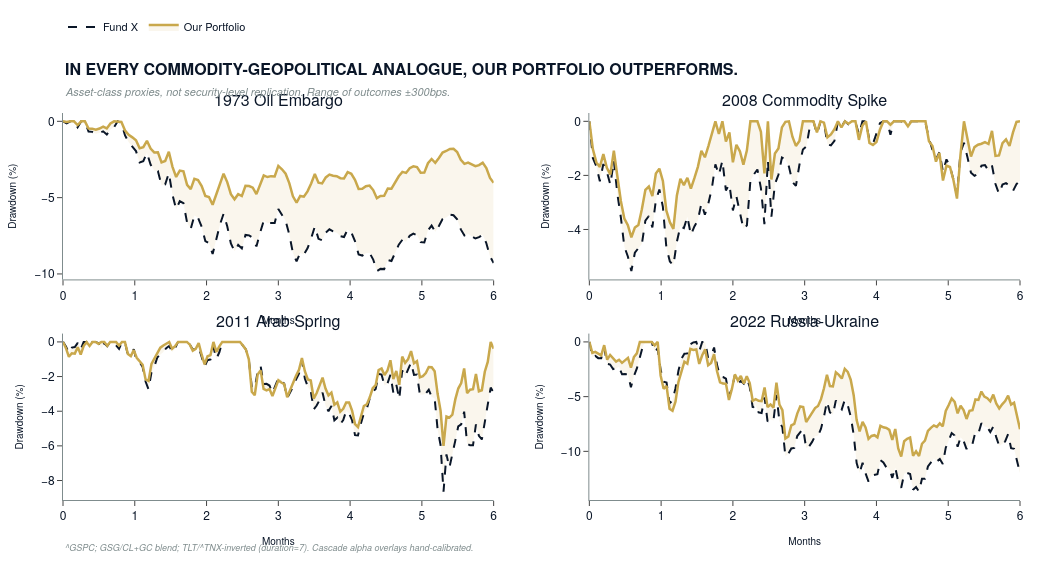

Here is the notebook cell this chart was saved with:
### Code cell
def build_hero3(nav_series, stress_df):
    valid = [(name, d) for name, d in nav_series.items()
             if len(d["fundx"]) > 5 and len(d["ours"]) > 5]
    n = len(valid)
    cols = 2
    rows = (n + 1) // 2

    titles = [name for name, _ in valid]
    fig = make_subplots(rows=rows, cols=cols, subplot_titles=titles,
                        vertical_spacing=0.14, horizontal_spacing=0.10)

    for idx, (name, d) in enumerate(valid):
        row, col = divmod(idx, cols)
        row += 1; col += 1

        # Compute drawdowns
        def _dd(nav):
            r = nav.pct_change().dropna()
            cum = (1 + r).cumprod()
            return (cum / cum.cummax() - 1) * 100

        dd_fx  = _dd(d["fundx"])
        dd_our = _dd(d["ours"])
        t_axis = np.linspace(0, 6, len(dd_fx))

        fig.add_trace(go.Scatter(
            x=t_axis, y=dd_fx.values,
            name="Fund X" if idx == 0 else None,
            showlegend=(idx == 0),
            line=dict(color=NAVY, width=2, dash="dash"),
            legendgroup="fundx",
        ), row=row, col=col)

        fig.add_trace(go.Scatter(
            x=t_axis, y=dd_our.values,
            name="Our Portfolio" if idx == 0 else None,
            showlegend=(idx == 0),
            line=dict(color=GOLD, width=2.5),
            legendgroup="ours",
            fill="tonexty",
            fillcolor="rgba(201,168,76,0.10)",
        ), row=row, col=col)

    fig.update_layout(
        width=1050, height=580,
        plot_bgcolor="white", paper_bgcolor="white",
        margin=dict(l=55, r=30, t=110, b=80),
        font=dict(family="Helvetica Neue, Arial, sans-serif", color=NAVY),
        legend=dict(orientation="h", x=0.0, y=1.26,
                    bgcolor="rgba(0,0,0,0)", font=dict(size=11, color=NAVY)),
    )
    for ax in fig.select_xaxes():
        ax.update(showgrid=False, linecolor=GREY, ticks="outside",
                  title_text="Months", title_font_size=10)
    for ax in fig.select_yaxes():
        ax.update(showgrid=False, linecolor=GREY, ticks="outside",
                  title_text="Drawdown (%)", title_font_size=10)

    fig.add_annotation(
        text="<b>IN EVERY COMMODITY-GEOPOLITICAL ANALOGUE, OUR PORTFOLIO OUTPERFORMS.</b>",
        xref="paper", yref="paper", x=0.0, y=1.15,
        xanchor="left", yanchor="top", showarrow=False,
        font=dict(size=16, color=NAVY, family="Helvetica Neue, Arial, sans-serif"))
    fig.add_annotation(
        text="<i>Asset-class proxies, not security-level replication. Range of outcomes ±300bps.</i>",
        xref="paper", yref="paper", x=0.0, y=1.08,
        xanchor="left", yanchor="top", showarrow=False,
        font=dict(size=11, color=GREY, family="Helvetica Neue, Arial, sans-serif"))
    fig.add_annotation(
        text="<i>^GSPC; GSG/CL+GC blend; TLT/^TNX-inverted (duration=7). Cascade alpha overlays hand-calibrated.</i>",
        xref="paper", yref="paper", x=0.0, y=-0.10,
        xanchor="left", yanchor="top", showarrow=False,
        font=dict(size=9, color=GREY, family="Helvetica Neue, Arial, sans-serif"))

    export_chart(fig, "hero_3_backtest")

    # ── Summary table chart ────────────────────────────────────────────────────
    tbl = go.Figure(go.Table(
        header=dict(
            values=["<b>Period</b>", "<b>Fund X 6M</b>",
                    "<b>Our Portfolio 6M</b>", "<b>Delta (bps)</b>",
                    "<b>Fund X MDD</b>", "<b>Our MDD</b>",
                    "<b>Fund X Sharpe</b>", "<b>Our Sharpe</b>"],
            fill_color=NAVY,
            font=dict(color="white", size=11, family="Helvetica Neue, Arial, sans-serif"),
            align="left", height=30,
        ),
        cells=dict(
            values=[stress_df[c] for c in stress_df.columns],
            fill_color=[["white", "#F7F8FA"] * (len(stress_df) // 2 + 1)],
            font=dict(color=NAVY, size=11, family="Helvetica Neue, Arial, sans-serif"),
            align=["left"] + ["center"] * (len(stress_df.columns) - 1),
            height=28,
        )
    ))
    tbl.update_layout(
        width=1050, height=280,
        margin=dict(l=10, r=10, t=10, b=10),
        paper_bgcolor="white",
    )
    export_chart(tbl, "hero_3_stress_table")
    return fig

fig_hero3 = build_hero3(nav_series, stress_df)
fig_hero3.show()

### Figure 1 — Plotly figure (JSON) as saved in the notebook; plotly's stock layout.template omitted (floating-point values rounded to 4 significant figures; data arrays with more than 128 entries replaced by an {"elided": "..."} marker saying what was removed)
{"data": [{"legendgroup": "fundx", "line": {"color": "#0A1628", "dash": "dash", "width": 2}, "name": "Fund X", "showlegend": true, "type": "scatter", "x": [0.0, 0.05085, 0.1017, 0.1525, 0.2034, 0.2542, 0.3051, 0.3559, 0.4068, 0.4576, 0.5085, 0.5593, 0.6102, 0.661, 0.7119, 0.7627, 0.8136, 0.8644, 0.9153, 0.9661, 1.017, 1.068, 1.119, 1.169, 1.22, 1.271, 1.322, 1.373, 1.424, 1.475, 1.525, 1.576, 1.627, 1.678, 1.729, 1.78, 1.831, 1.881, 1.932, 1.983, 2.034, 2.085, 2.136, 2.186, 2.237, 2.288, 2.339, 2.39, 2.441, 2.492, 2.542, 2.593, 2.644, 2.695, 2.746, 2.797, 2.847, 2.898, 2.949, 3.0, 3.051, 3.102, 3.153, 3.203, 3.254, 3.305, 3.356, 3.407, 3.458, 3.508, 3.559, 3.61, 3.661, 3.712, 3.763, 3.814, 3.864, 3.915, 3.966, 4.017, 4.068, 4.119, 4.169, 4.22, 4.271, 4.322, 4.373, 4.424, 4.475, 4.525, 4.576, 4.627, 4.678, 4.729, 4.78, 4.831, 4.881, 4.932, 4.983, 5.034, 5.085, 5.136, 5.186, 5.237, 5.288, 5.339, 5.39, 5.441, 5.492, 5.542, 5.593, 5.644, 5.695, 5.746, 5.797, 5.847, 5.898, 5.949, 6.0], "xaxis": "x", "y": [0.0, -0.128, 0.0, 0.0, -0.3935, 0.0, 0.0, -0.6709, -0.6911, -0.8114, -0.7725, -0.6567, -0.8694, -0.5299, -0.3839, 0.0, -0.1041, -0.9274, -1.377, -1.648, -1.95, -2.693, -2.608, -2.077, -2.834, -3.223, -3.26, -4.186, -4.133, -3.393, -4.807, -5.755, -5.236, -5.36, -6.633, -7.052, -6.17, -6.324, -6.914, -7.845, -7.986, -8.696, -7.736, -6.77, -6.055, -6.878, -7.995, -8.512, -8.101, -8.324, -7.445, -7.472, -7.636, -8.197, -7.306, -6.505, -6.658, -6.633, -6.657, -5.739, -6.105, -6.522, -7.404, -8.625, -9.174, -8.62, -8.728, -8.321, -7.669, -6.891, -7.698, -7.791, -7.292, -7.077, -7.211, -7.297, -7.52, -7.577, -7.082, -7.283, -7.848, -8.725, -8.795, -8.636, -8.618, -9.057, -9.812, -9.668, -9.681, -9.084, -9.152, -8.617, -8.083, -7.755, -7.897, -7.5, -7.36, -7.462, -7.918, -7.938, -7.149, -6.83, -7.239, -6.859, -6.402, -6.301, -6.115, -6.156, -6.425, -7.083, -7.474, -7.381, -7.545, -7.678, -7.59, -7.43, -7.985, -8.846, -9.286], "yaxis": "y"}, {"fill": "tonexty", "fillcolor": "rgba(201,168,76,0.10)", "legendgroup": "ours", "line": {"color": "#C9A84C", "width": 2.5}, "name": "Our Portfolio", "showlegend": true, "type": "scatter", "x": [0.0, 0.05085, 0.1017, 0.1525, 0.2034, 0.2542, 0.3051, 0.3559, 0.4068, 0.4576, 0.5085, 0.5593, 0.6102, 0.661, 0.7119, 0.7627, 0.8136, 0.8644, 0.9153, 0.9661, 1.017, 1.068, 1.119, 1.169, 1.22, 1.271, 1.322, 1.373, 1.424, 1.475, 1.525, 1.576, 1.627, 1.678, 1.729, 1.78, 1.831, 1.881, 1.932, 1.983, 2.034, 2.085, 2.136, 2.186, 2.237, 2.288, 2.339, 2.39, 2.441, 2.492, 2.542, 2.593, 2.644, 2.695, 2.746, 2.797, 2.847, 2.898, 2.949, 3.0, 3.051, 3.102, 3.153, 3.203, 3.254, 3.305, 3.356, 3.407, 3.458, 3.508, 3.559, 3.61, 3.661, 3.712, 3.763, 3.814, 3.864, 3.915, 3.966, 4.017, 4.068, 4.119, 4.169, 4.22, 4.271, 4.322, 4.373, 4.424, 4.475, 4.525, 4.576, 4.627, 4.678, 4.729, 4.78, 4.831, 4.881, 4.932, 4.983, 5.034, 5.085, 5.136, 5.186, 5.237, 5.288, 5.339, 5.39, 5.441, 5.492, 5.542, 5.593, 5.644, 5.695, 5.746, 5.797, 5.847, 5.898, 5.949, 6.0], "xaxis": "x", "y": [0.0, -0.04123, 0.0, 0.0, -0.2421, 0.0, 0.0, -0.469, -0.4831, -0.5447, -0.4739, -0.3472, -0.4676, -0.1446, 0.0, 0.0, -0.04119, -0.6042, -0.8879, -1.051, -1.245, -1.767, -1.689, -1.278, -1.786, -2.036, -2.029, -2.695, -2.598, -1.992, -2.98, -3.646, -3.227, -3.276, -4.163, -4.445, -3.768, -3.848, -4.238, -4.886, -4.956, -5.469, -4.76, -4.012, -3.431, -3.983, -4.77, -5.108, -4.774, -4.897, -4.228, -4.241, -4.346, -4.769, -4.125, -3.546, -3.651, -3.592, -3.611, -2.919, -3.139, -3.43, -4.048, -4.915, -5.321, -4.889, -4.937, -4.588, -4.075, -3.451, -4.023, -4.068, -3.675, -3.492, -3.567, -3.598, -3.723, -3.741, -3.334, -3.442, -3.828, -4.43, -4.424, -4.257, -4.211, -4.505, -5.034, -4.895, -4.873, -4.397, -4.416, -4.011, -3.6, -3.315, -3.38, -3.068, -2.949, -3.001, -3.368, -3.36, -2.747, -2.468, -2.716, -2.4, -2.043, -1.943, -1.806, -1.803, -2.014, -2.516, -2.785, -2.708, -2.824, -2.933, -2.869, -2.708, -3.068, -3.706, -4.03], "yaxis": "y"}, {"legendgroup": "fundx", "line": {"color": "#0A1628", "dash": "dash", "width": 2}, "showlegend": false, "type": "scatter", "x": [0.0, 0.04878, 0.09756, 0.1463, 0.1951, 0.2439, 0.2927, 0.3415, 0.3902, 0.439, 0.4878, 0.5366, 0.5854, 0.6341, 0.6829, 0.7317, 0.7805, 0.8293, 0.878, 0.9268, 0.9756, 1.024, 1.073, 1.122, 1.171, 1.22, 1.268, 1.317, 1.366, 1.415, 1.463, 1.512, 1.561, 1.61, 1.659, 1.707, 1.756, 1.805, 1.854, 1.902, 1.951, 2.0, 2.049, 2.098, 2.146, 2.195, 2.244, 2.293, 2.341, 2.39, 2.439, 2.488, 2.537, 2.585, 2.634, 2.683, 2.732, 2.78, 2.829, 2.878, 2.927, 2.976, 3.024, 3.073, 3.122, 3.171, 3.22, 3.268, 3.317, 3.366, 3.415, 3.463, 3.512, 3.561, 3.61, 3.659, 3.707, 3.756, 3.805, 3.854, 3.902, 3.951, 4.0, 4.049, 4.098, 4.146, 4.195, 4.244, 4.293, 4.341, 4.39, 4.439, 4.488, 4.537, 4.585, 4.634, 4.683, 4.732, 4.78, 4.829, 4.878, 4.927, 4.976, 5.024, 5.073, 5.122, 5.171, 5.22, 5.268, 5.317, 5.366, 5.415, 5.463, 5.512, 5.561, 5.61, 5.659, 5.707, 5.756, 5.805, 5.854, 5.902, 5.951, 6.0], "xaxis": "x2", "y": [0.0, -1.353, -1.659, -2.219, -1.58, -1.871, -2.346, -1.449, -2.687, -3.555, -4.636, -4.997, -5.539, -4.861, -4.69, -4.538, -3.674, -3.501, -3.922, -2.927, -2.521, -3.163, -4.669, -5.183, -5.326, -4.457, -3.875, -3.948, -3.527, -4.204, -3.886, -3.657, -3.031, -3.458, -3.031, -2.469, -1.593, -1.981, -1.455, -2.557, -2.325, -3.295, -2.773, -3.415, -3.975, -3.847, -2.194, -1.962, -1.78, -2.471, -3.8, -1.447, -3.53, -2.327, -1.976, -1.341, -1.414, -1.67, -2.245, -2.39, -1.607, -1.045, -0.9269, -0.1697, 0.0, -0.4612, -0.02678, -0.008131, -0.8512, -0.8907, -0.7261, 0.0, -0.193, 0.0, -0.1079, -0.05149, -0.02823, -0.4777, 0.0, 0.0, -0.7044, -0.8324, -0.4081, -0.06623, 0.0, 0.0, -0.4937, 0.0, 0.0, 0.0, -0.05041, -0.1266, 0.0, 0.0, 0.0, 0.0, -0.04755, -0.6352, -1.053, -1.408, -1.143, -1.866, -1.408, -1.673, -2.163, -2.752, -1.149, -0.7925, -1.331, -1.9, -2.014, -1.945, -1.643, -1.619, -1.824, -1.635, -2.317, -2.681, -2.341, -2.288, -2.379, -2.575, -2.322, -2.199], "yaxis": "y2"}, {"fill": "tonexty", "fillcolor": "rgba(201,168,76,0.10)", "legendgroup": "ours", "line": {"color": "#C9A84C", "width": 2.5}, "showlegend": false, "type": "scatter", "x": [0.0, 0.04878, 0.09756, 0.1463, 0.1951, 0.2439, 0.2927, 0.3415, 0.3902, 0.439, 0.4878, 0.5366, 0.5854, 0.6341, 0.6829, 0.7317, 0.7805, 0.8293, 0.878, 0.9268, 0.9756, 1.024, 1.073, 1.122, 1.171, 1.22, 1.268, 1.317, 1.366, 1.415, 1.463, 1.512, 1.561, 1.61, 1.659, 1.707, 1.756, 1.805, 1.854, 1.902, 1.951, 2.0, 2.049, 2.098, 2.146, 2.195, 2.244, 2.293, 2.341, 2.39, 2.439, 2.488, 2.537, 2.585, 2.634, 2.683, 2.732, 2.78, 2.829, 2.878, 2.927, 2.976, 3.024, 3.073, 3.122, 3.171, 3.22, 3.268, 3.317, 3.366, 3.415, 3.463, 3.512, 3.561, 3.61, 3.659, 3.707, 3.756, 3.805, 3.854, 3.902, 3.951, 4.0, 4.049, 4.098, 4.146, 4.195, 4.244, 4.293, 4.341, 4.39, 4.439, 4.488, 4.537, 4.585, 4.634, 4.683, 4.732, 4.78, 4.829, 4.878, 4.927, 4.976, 5.024, 5.073, 5.122, 5.171, 5.22, 5.268, 5.317, 5.366, 5.415, 5.463, 5.512, 5.561, 5.61, 5.659, 5.707, 5.756, 5.805, 5.854, 5.902, 5.951, 6.0], "xaxis": "x2", "y": [0.0, -1.025, -1.521, -1.685, -1.213, -1.721, -1.966, -1.084, -2.03, -2.947, -3.6, -3.839, -4.289, -3.931, -3.833, -3.254, -2.539, -2.411, -2.767, -1.93, -1.749, -2.206, -3.306, -3.73, -3.98, -2.741, -2.123, -2.359, -2.088, -2.49, -2.105, -1.683, -1.092, -1.329, -0.9153, -0.4649, 0.0, -0.4656, 0.0, -0.7517, -0.4118, -1.516, -0.8665, -1.108, -1.602, -1.071, 0.0, 0.0, 0.0, -0.389, -1.922, 0.0, -2.151, -1.193, -1.002, -0.2236, -0.01823, 0.0, -0.5701, -0.9093, -0.7309, 0.0, 0.0, 0.0, 0.0, -0.4079, 0.0, -0.0493, -0.5915, -0.4852, -0.2909, 0.0, -0.2284, 0.0, -0.09036, 0.0, -0.0008883, -0.6864, -0.157, 0.0, -0.8014, -0.8722, -0.7683, -0.3109, 0.0, 0.0, -0.1248, 0.0, 0.0, 0.0, 0.0, -0.1837, 0.0, 0.0, 0.0, 0.0, 0.0, -0.7367, -0.9125, -1.49, -1.174, -2.19, -1.643, -1.691, -2.181, -2.857, -1.241, 0.0, -0.6915, -1.301, -0.9552, -0.8664, -0.8298, -0.7726, -0.8392, -0.352, -1.277, -1.263, -0.8034, -0.6686, -0.9125, -0.4102, -0.02299, 0.0], "yaxis": "y2"}, {"legendgroup": "fundx", "line": {"color": "#0A1628", "dash": "dash", "width": 2}, "showlegend": false, "type": "scatter", "x": {"elided": "147 float values"}, "xaxis": "x3", "y": {"elided": "147 float values"}, "yaxis": "y3"}, {"fill": "tonexty", "fillcolor": "rgba(201,168,76,0.10)", "legendgroup": "ours", "line": {"color": "#C9A84C", "width": 2.5}, "showlegend": false, "type": "scatter", "x": {"elided": "147 float values"}, "xaxis": "x3", "y": {"elided": "147 float values"}, "yaxis": "y3"}, {"legendgroup": "fundx", "line": {"color": "#0A1628", "dash": "dash", "width": 2}, "showlegend": false, "type": "scatter", "x": {"elided": "146 float values"}, "xaxis": "x4", "y": {"elided": "146 float values"}, "yaxis": "y4"}, {"fill": "tonexty", "fillcolor": "rgba(201,168,76,0.10)", "legendgroup": "ours", "line": {"color": "#C9A84C", "width": 2.5}, "showlegend": false, "type": "scatter", "x": {"elided": "146 float values"}, "xaxis": "x4", "y": {"elided": "146 float values"}, "yaxis": "y4"}], "layout": {"annotations": [{"font": {"size": 16}, "showarrow": false, "text": "1973 Oil Embargo", "x": 0.225, "xanchor": "center", "xref": "paper", "y": 1.0, "yanchor": "bottom", "yref": "paper"}, {"font": {"size": 16}, "showarrow": false, "text": "2008 Commodity Spike", "x": 0.775, "xanchor": "center", "xref": "paper", "y": 1.0, "yanchor": "bottom", "yref": "paper"}, {"font": {"size": 16}, "showarrow": false, "text": "2011 Arab Spring", "x": 0.225, "xanchor": "center", "xref": "paper", "y": 0.43, "yanchor": "bottom", "yref": "paper"}, {"font": {"size": 16}, "showarrow": false, "text": "2022 Russia-Ukraine", "x": 0.775, "xanchor": "center", "xref": "paper", "y": 0.43, "yanchor": "bottom", "yref": "paper"}, {"font": {"color": "#0A1628", "family": "Helvetica Neue, Arial, sans-serif", "size": 16}, "showarrow": false, "text": "<b>IN EVERY COMMODITY-GEOPOLITICAL ANALOGUE, OUR PORTFOLIO OUTPERFORMS.</b>", "x": 0.0, "xanchor": "left", "xref": "paper", "y": 1.15, "yanchor": "top", "yref": "paper"}, {"font": {"color": "#7F8C8D", "family": "Helvetica Neue, Arial, sans-serif", "size": 11}, "showarrow": false, "text": "<i>Asset-class proxies, not security-level replication. Range of outcomes ±300bps.</i>", "x": 0.0, "xanchor": "left", "xref": "paper", "y": 1.08, "yanchor": "top", "yref": "paper"}, {"font": {"color": "#7F8C8D", "family": "Helvetica Neue, Arial, sans-serif", "size": 9}, "showarrow": false, "text": "<i>^GSPC; GSG/CL+GC blend; TLT/^TNX-inverted (duration=7). Cascade alpha overlays hand-calibrated.</i>", "x": 0.0, "xanchor": "left", "xref": "paper", "y": -0.1, "yanchor": "top", "yref": "paper"}], "font": {"color": "#0A1628", "family": "Helvetica Neue, Arial, sans-serif"}, "height": 580, "legend": {"bgcolor": "rgba(0,0,0,0)", "font": {"color": "#0A1628", "size": 11}, "orientation": "h", "x": 0.0, "y": 1.26}, "margin": {"b": 80, "l": 55, "r": 30, "t": 110}, "paper_bgcolor": "white", "plot_bgcolor": "white", "width": 1050, "xaxis": {"anchor": "y", "domain": [0.0, 0.45], "linecolor": "#7F8C8D", "showgrid": false, "ticks": "outside", "title": {"font": {"size": 10}, "text": "Months"}}, "xaxis2": {"anchor": "y2", "domain": [0.55, 1.0], "linecolor": "#7F8C8D", "showgrid": false, "ticks": "outside", "title": {"font": {"size": 10}, "text": "Months"}}, "xaxis3": {"anchor": "y3", "domain": [0.0, 0.45], "linecolor": "#7F8C8D", "showgrid": false, "ticks": "outside", "title": {"font": {"size": 10}, "text": "Months"}}, "xaxis4": {"anchor": "y4", "domain": [0.55, 1.0], "linecolor": "#7F8C8D", "showgrid": false, "ticks": "outside", "title": {"font": {"size": 10}, "text": "Months"}}, "yaxis": {"anchor": "x", "domain": [0.57, 1.0], "linecolor": "#7F8C8D", "showgrid": false, "ticks": "outside", "title": {"font": {"size": 10}, "text": "Drawdown (%)"}}, "yaxis2": {"anchor": "x2", "domain": [0.57, 1.0], "linecolor": "#7F8C8D", "showgrid": false, "ticks": "outside", "title": {"font": {"size": 10}, "text": "Drawdown (%)"}}, "yaxis3": {"anchor": "x3", "domain": [0.0, 0.43], "linecolor": "#7F8C8D", "showgrid": false, "ticks": "outside", "title": {"font": {"size": 10}, "text": "Drawdown (%)"}}, "yaxis4": {"anchor": "x4", "domain": [0.0, 0.43], "linecolor": "#7F8C8D", "showgrid": false, "ticks": "outside", "title": {"font": {"size": 10}, "text": "Drawdown (%)"}}}}
